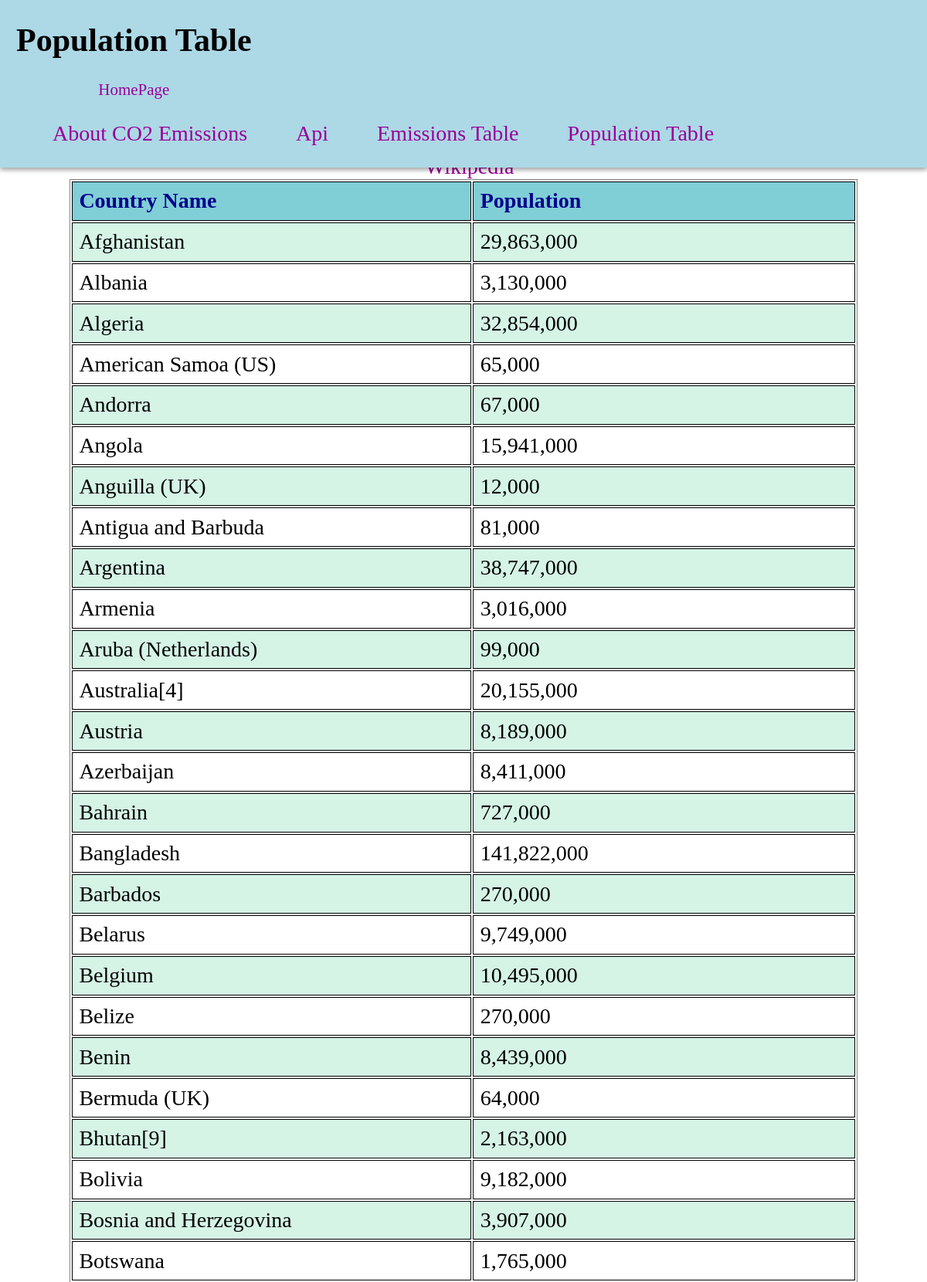
Page /PopulationTable (upper part) on the committed database.
### app.py (models this page shows)
class Population(db.Model):
    __tablename__ = "World Population in 2005"
    id = db.Column(db.Integer, primary_key=True)
    name = db.Column(db.String(255), nullable=True)
    population = db.Column(db.Integer, nullable=True)

### app.py (the view)
@app.route('/PopulationTable', methods=['GET'])
def table2():
    data = Population.query.all()
    return render_template('render2.html', data=data)

### templates/render2.html (shortened to what this page needs)
<!DOCTYPE html>
<html>
<head>
 <link rel="stylesheet" type="text/css" href="/static/style.css" media="screen"/>
</head>
<body>
    <div class= "banner">
        <div class= "title">
            <h1>Population Table</h1>
            <a href="/">HomePage</a>
        </div>
        <div class="nav">
            <ul>
            <li><a href="/CO2">About CO2 Emissions</a></li>
            <li><a href="/api">Api</a></li>
            <li><a href="/EmissionsTable">Emissions Table</a></li>
            <li><a href="/PopulationTable">Population Table</a></li>
            </ul>
        </div>
    </div>
    <p>Data is being scraped from:</p>
    <a class="website" href="https://en.wikipedia.org/wiki/List_of_countries_by_population_in_2005">Wikipedia</a>
<table>
    <thead>
        <tr>
            <th>{{ "Country Name" }}</th>
            <th>{{ "Population" }}</th>
        </tr>
    </thead>
    <tbody>
        {% for row in data[1:] %}
        <tr>
            <td> {{ row.name }} </td>
            <td>{{ row.population }}</td>
        </tr>
        {% endfor %}
    </tbody>
</table>
</body>
</html>

### static/style.css (style rules this page uses)
:root { --first-color: white; --second-color: #f5f5f5; --third-color: #990099; --fourth-color: black; --font: 'Quicksand'; --shadow: 0 3px 6px rgba(0,0,0,0.16), 0 3px 6px rgba(0,0,0,0.23); }
html { font-size: calc(1em + 1vw); }
body { font-family:var(--font); margin:0; background-color:var(--first-color); padding-top: 4rem; display:grid; justify-items: center; }
p { color: var(--third-color); font-weight: 400; margin-left: 1em; }
.title { margin-left: 1em; text-align: center; font-size: 0.75em; color: var(--fourth-color); }
a { color: var(--third-color); width: 100px; text-decoration: none; }
.banner ul { list-style-type: none; }
.banner li { display: inline; margin: 1rem; }
.banner { width: 100%; display:flex; flex-flow: wrap; align-items: center; list-style-type: none; background-color: lightblue; position: fixed; top: 0; color: var(--third-color); box-shadow: var(--shadow); }
table { width: 85%; border: 1px solid #000; border-color: gray; }
th, td { width: 15%; color: black; text-align: left; vertical-align: top; border: 1px solid black; border-collapse: collapse; padding: 0.3em; caption-side: bottom; }
tbody tr:nth-child(even) { background:#whitesmoke; }
tbody tr:nth-child(odd) { background: #d5f4e6; }
th { background: #80ced6; color: darkblue; }

### rows in the picture
Population: name "Afghanistan", population "29,863,000"
Population: name "Albania", population "3,130,000"
Population: name "Algeria", population "32,854,000"
Population: name "American Samoa (US)", population "65,000"
Population: name "Andorra", population "67,000"
Population: name "Angola", population "15,941,000"
Population: name "Anguilla (UK)", population "12,000"
Population: name "Antigua and Barbuda", population "81,000"
Population: name "Argentina", population "38,747,000"
Population: name "Armenia", population "3,016,000"
Population: name "Aruba (Netherlands)", population "99,000"
Population: name "Australia[4]", population "20,155,000"
Population: name "Austria", population "8,189,000"
Population: name "Azerbaijan", population "8,411,000"
Population: name "Bahrain", population "727,000"
Population: name "Bangladesh", population "141,822,000"
Population: name "Barbados", population "270,000"
Population: name "Belarus", population "9,749,000"
Population: name "Belgium", population "10,495,000"
Population: name "Belize", population "270,000"
Population: name "Benin", population "8,439,000"
Population: name "Bermuda (UK)", population "64,000"
Population: name "Bhutan[9]", population "2,163,000"
Population: name "Bolivia", population "9,182,000"
Population: name "Bosnia and Herzegovina", population "3,907,000"
Population: name "Botswana", population "1,765,000"

### other values in the picture
{{ "Country Name" }} "Country Name"
{{ "Population" }} "Population"
